Frame 1 (no input): blank canvas, image omitted
Frame 60 (the mouse pressed at the canvas centre just before this capture): blank canvas, image omitted
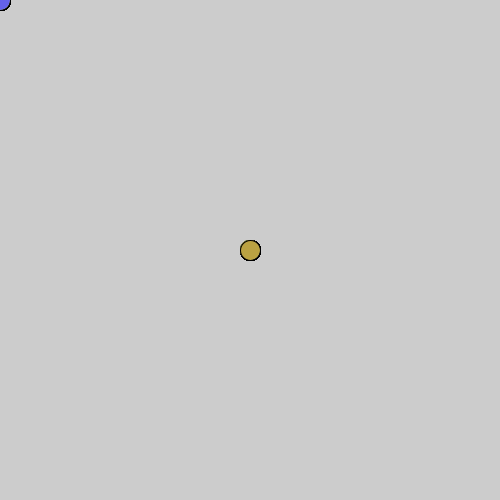
Frame 120 (the mouse held since frame 60 and released just before this capture)

The Processing sketch whose frames 1 and 60 were blank and that drew this single picture after the mouse press (run headless with seeded random() and noise(); from frame 60 on, the mouse is pressed at the canvas centre):

// Processing sketch: circle_with_mouse
// ── circle_with_mouse.pde
float circleX;
float circleY;
 void setup()
{size(500,500);

}
void draw()
{stroke(0);
circleX=random(height);
circleY=random(width);
fill(random(255),random(255),random(255));
ellipse(mouseX,mouseY,20,20);

}
